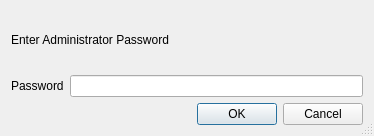
<ui version="4.0" >
 <class>PasswordDialog</class>
 <widget class="QDialog" name="PasswordDialog" >
  <property name="geometry" >
   <rect>
    <x>0</x>
    <y>0</y>
    <width>374</width>
    <height>136</height>
   </rect>
  </property>
  <property name="windowTitle" >
   <string>Login As Administrator</string>
  </property>
  <property name="sizeGripEnabled" >
   <bool>true</bool>
  </property>
  <layout class="QGridLayout" >
   <item row="0" column="0" >
    <layout class="QGridLayout" >
     <item row="0" column="0" colspan="2" >
      <widget class="QLabel" name="textLabel1_2" >
       <property name="text" >
        <string>Enter Administrator Password</string>
       </property>
      </widget>
     </item>
     <item row="1" column="0" >
      <widget class="QLabel" name="textLabel2" >
       <property name="text" >
        <string>Password</string>
       </property>
       <property name="buddy" >
        <cstring>passwordLineEdit</cstring>
       </property>
      </widget>
     </item>
     <item row="1" column="1" >
      <widget class="QLineEdit" name="passwordLineEdit" >
       <property name="echoMode" >
        <enum>QLineEdit::Password</enum>
       </property>
      </widget>
     </item>
    </layout>
   </item>
   <item row="1" column="0" >
    <widget class="QDialogButtonBox" name="buttonBox" >
     <property name="standardButtons" >
      <set>QDialogButtonBox::Cancel|QDialogButtonBox::NoButton|QDialogButtonBox::Ok</set>
     </property>
    </widget>
   </item>
  </layout>
 </widget>
 <layoutdefault spacing="6" margin="11" />
 <pixmapfunction>qPixmapFromMimeSource</pixmapfunction>
 <tabstops>
  <tabstop>passwordLineEdit</tabstop>
 </tabstops>
 <resources/>
 <connections/>
</ui>
